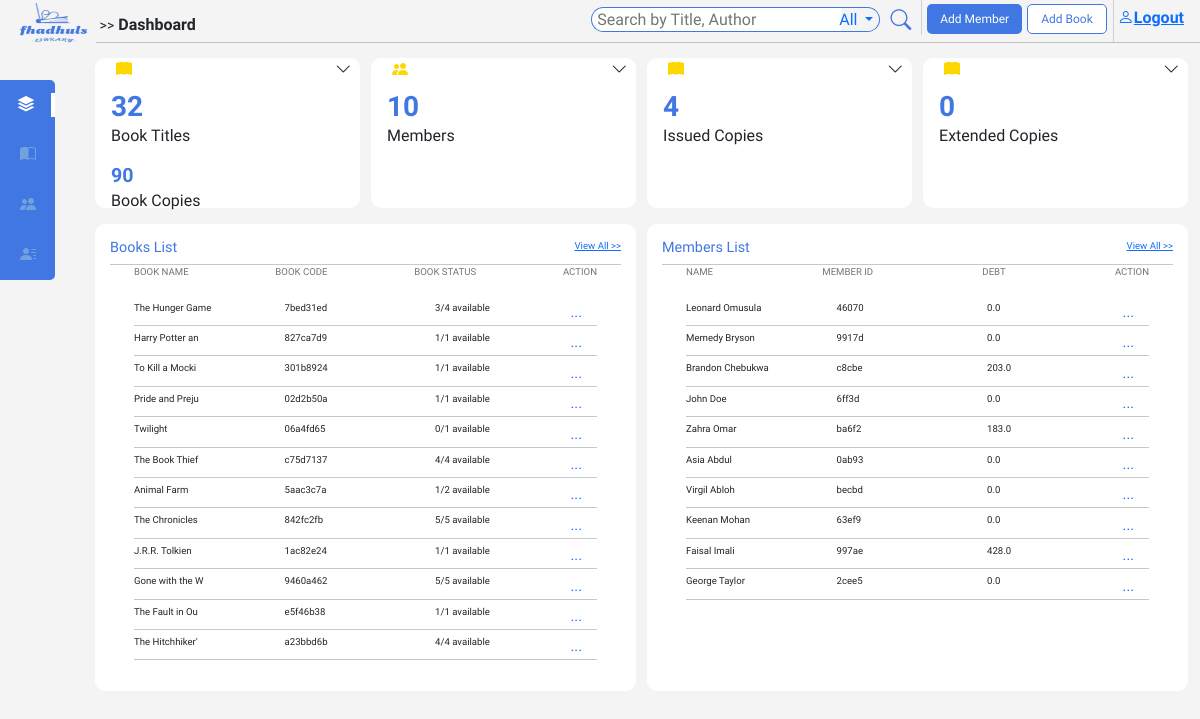
Before: / (signed in) with the older database file.
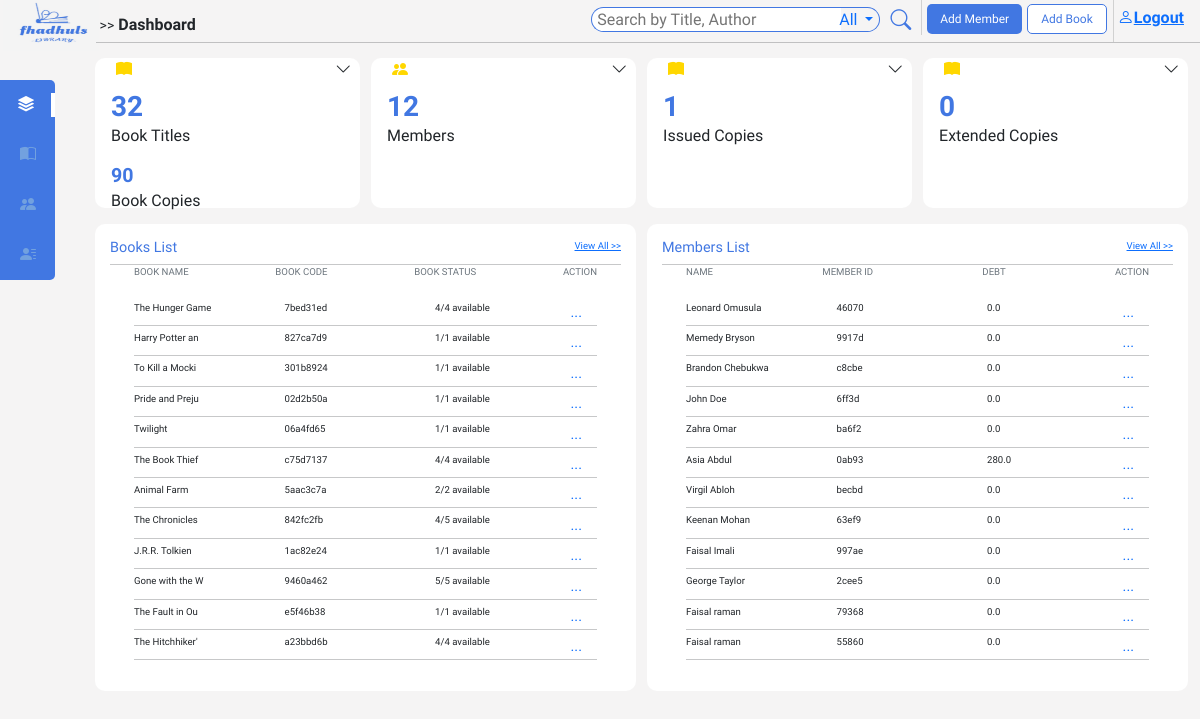
After: the same page with the newer database file.
### main/models.py (models this page shows, shortened)
class Book(models.Model):
    book_id = models.UUIDField(default=uuid.uuid4, editable=False)
    title = models.CharField(max_length=200)
    author = models.CharField(max_length=200)
    description = models.TextField()
    language = models.CharField(max_length=50)
    category = models.CharField(max_length=100)
    edition = models.CharField(max_length=100, blank=True, null=True)
    pages = models.IntegerField()
    publisher = models.CharField(max_length=100)
    publish_date = models.DateField(null=True, blank=True)
    img_url = models.URLField(null=True, blank=True)
    quantity = models.IntegerField()
    fee = models.FloatField()
    STATUS = [
        ('Issued', 'Issued'),
        ('On shelf', 'on shelf')
    ]
    status = models.CharField(max_length=15, choices=STATUS, default='On shelf')
    copy_ids = models.TextField(blank=True)

class Member(models.Model):
    member_id = models.UUIDField(default=uuid.uuid4, editable=False)
    first_name = models.CharField(max_length=200)
    last_name = models.CharField(max_length=200)
    GENDERS = [('male', 'male'),
                ('female', 'female')
        ]
    gender = models.CharField(max_length=10, choices=GENDERS, null=True)
    age = models.IntegerField(null=True)
    debt = models.FloatField(default=0.0)
    member_since = models.DateTimeField(auto_now_add=True)
    profile_img = models.ImageField(upload_to='image/profile_imgs', default='static/image/dummy1.png', null=True)
    address = models.CharField(max_length=200)
    mobile_no = models.CharField(max_length=10)
    national_id = models.CharField(max_length=8)
    email = models.CharField(max_length=200)

### main/views.py (the view, shortened to what this page needs)
# urls.py: 2. Add a URL to urlpatterns:  path('', Home.as_view(), name='home')
@login_required(login_url='login')
def Home(request):
    books = Book.objects.all()
    members = Member.objects.all()
    transactions = Transaction.objects.all()
    showcasebooks = books[:12]
    showcasemembers = members[:12]
    issuedCopies = transactions.filter(Q(status='pending') | Q(status='extended')).count
    extendedCopies = transactions.filter(status='extended').count
    totalCopies = 0
    for book in books:
        copyIds = len(book.copy_ids.split(','))
        totalCopies += copyIds
    context = {'showcasebooks': showcasebooks, 'showcasemembers': showcasemembers, 'h': 'h', 'books': books,
               'members': members, 'totalcopies': totalCopies, 'issuedCopies': issuedCopies,
               'extendedCopies': extendedCopies}
    query = request.GET.get('q')
    qType = request.GET.get('searchType')
    filterdData = []
    bookSearch = books
    return render(request, 'main/home.html', context)

### main/templatetags/custom_filters.py (called while the page is built)
@register.filter(name='split_length')
def split_length(value):
    return len(value.split(','))

### main/templates/main/home.html (shortened to what this page needs)
{% extends 'main/base.html' %}
{% load custom_filters %}
{% block content %}
{% include 'main/navbar.html' %}
<section id="home">
  <div id="details" class="">
    <div class="ps-3 mb-3">
        <i class="bi bi-book-fill" style="color: #FFD700; margin-left: 2%;"></i>
        <i class="bi bi-chevron-down" ></i>
       <span>
        <h3 class="mb-0 pt-2"><strong>{{books.count }}</strong></h3>
        <p class="mb-0">Book Titles</p>
       </span>
    <span >
      <h3 class="mb-0 pt-2"><strong style="font-size: 0.7em;">{{totalcopies}}</strong></h3>
      <p class="mb-0">Book Copies</p>
      </span>
    </div>
    <div class="ps-3 mb-3">
        <i class="bi bi-people-fill" style="color: #FFD700; margin-left: 2%;"></i>
        <i class="bi bi-chevron-down" ></i>
        <h3 class="mb-0 pt-2"><strong>{{ members.count }}</strong></h3>
        <p class="mb-0">Members</p>
    </div>
    <div class="ps-3 mb-3">
        <i class="bi bi-book-fill" style="color: #FFD700; margin-left: 2%;"></i>
        <i class="bi bi-chevron-down" ></i>
        <h3 class="mb-0 pt-2"><strong>{{issuedCopies}}</strong></h3>
        <p class="mb-0">Issued Copies</p>
    </div>
    <div class="ps-3 mb-3">
        <i class="bi bi-book-fill" style="color: #FFD700; margin-left: 2%;"></i>
        <i class="bi bi-chevron-down" ></i>
        <h3 class="mb-0 pt-2"><strong>{{ extendedCopies }}</strong></h3>
        <p class="mb-0">Extended Copies</p>
    </div>
  </div>
  <div id="listSection" class="">
    <div id="booksList" class="">
      <div class="listHeader">
        <h3>Books List</h3>
      <span><a href="{% url 'bookdetails' %}"> View All &gt&gt</a></span>
      </div>
      <hr>
      <ul>
        <li id="sectionHeader" class="d-flex justify-content-between ps-4 pe-4">
          <p class="text-secondary text-start">BOOK NAME</p>
          <p class="text-secondary text-start">BOOK CODE</p>
          <p class="text-secondary text-start">BOOK STATUS</p>
          <p class="text-secondary text-start">ACTION</p>
        </li>
        <li>
       <ul class="ps-4 pe-4">
        {% for book in showcasebooks %}
        <li class="listDIvider d-flex justify-content-between align-items-center text-dark">
          <p class="text-start">{{ book.title| slice:":15" }}</p>
          <p>{{ book.book_id|stringformat:"s" |slice:":8" }}</p>
          <p class="text-start"><span id="{{ book.title }}">{{ book.quantity }}</span>/{{book.copy_ids| split_length}} available</p>
          <div class="dropdown" style="left: -15px;">
            <a href="#"class="action" role="button" data-bs-toggle="dropdown" data-bs-target="#c">
            ...
           </a>
            </div>
        </li>
        <hr >
        {% endfor %}
       </ul>
        </li>
      </ul>
    </div>
    <div id="membersList">
      <div class="listHeader">
        <h3>Members List</h3>
      <span><a href="{% url 'membersdetails' %}">View All &gt&gt</a></span>
      </div>
      <hr>
      <ul>
        <li id="sectionHeader" class="d-flex justify-content-between ps-4 pe-4">
          <p class="text-secondary text-start" style=>NAME</p>
          <p class="text-secondary text-start" style=>MEMBER ID</p>
          <p class="text-secondary text-start" style=>DEBT</p>
          <p class="text-secondary text-start" style=>ACTION</p>
        </li>
        <li>
       <ul class="ps-4 pe-4">
        {% for member in showcasemembers %}
        <li class="listDIvider d-flex justify-content-between align-items-center text-dark">
          <p class="text-start">{{ member.first_name}} {{ member.last_name}}</p>
          <p>{{ member.member_id|stringformat:"s" |slice:":5" }}</p>
          <p class="text-start">{{ member.debt }}</p>
          <div class="dropdown" style="left: -15px;">
            <a href="#" class="action" role="button" data-bs-toggle="dropdown" data-bs-target="#c">
            ...
           </a>
        </div>
        </li>
        <hr >
        {% endfor %}
       </ul>
        </li>
      </ul>
  </div>
</section>
{% endblock content %}

Changed rows visible on the page:
changed Book "The Hunger Game": quantity "3" → "4"
changed Book "Twilight": quantity "0" → "1"
changed Book "Animal Farm": quantity "1" → "2"
changed Book "The Chronicles": quantity "5" → "4"
changed Member "Brandon": debt "203.0" → "0.0"
changed Member "Zahra": debt "183.0" → "0.0"
changed Member "Asia": debt "0.0" → "280.0"
changed Member "Imali": debt "428.0" → "0.0"
added Member: first_name "Faisal", last_name "raman", member_id "79368", debt "0.0"
added Member: first_name "Faisal", last_name "raman", member_id "55860", debt "0.0"
Other visible differences:
{{ members.count }}: "10" → "12"
{{ issuedCopies }}: "4" → "1"
